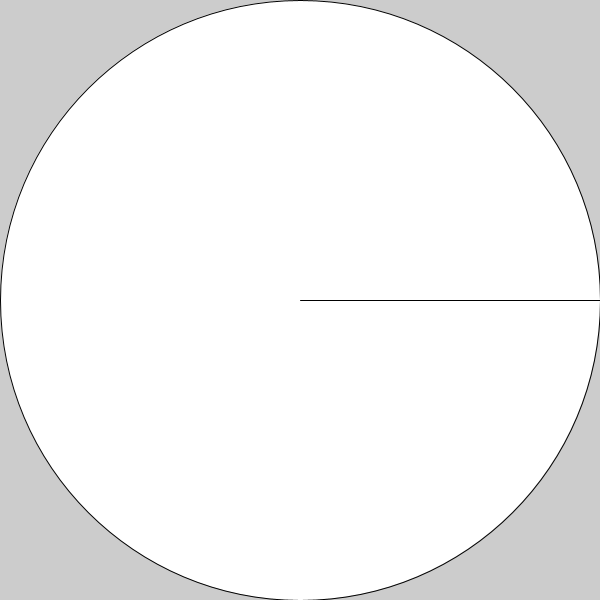
Frame 1 (no input)
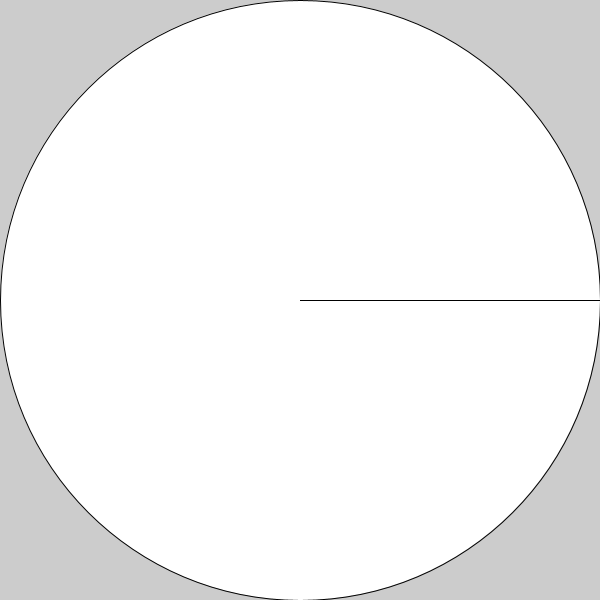
Frame 60 (the mouse pressed at the canvas centre just before this capture)
Frame 120 (the mouse held since frame 60 and released just before this capture): identical to frame 60, image omitted

The Processing sketch that drew these frames (run headless with seeded random() and noise(); from frame 60 on, the mouse is pressed at the canvas centre):

// Processing sketch: processing_115652
// ── processing_115652.pde

void setup() {
    size(600,600);
    ellipse(width/2,height/2,width,height);
}

void draw() {
    line(width/2,height/2,width,height/2);
    
}
